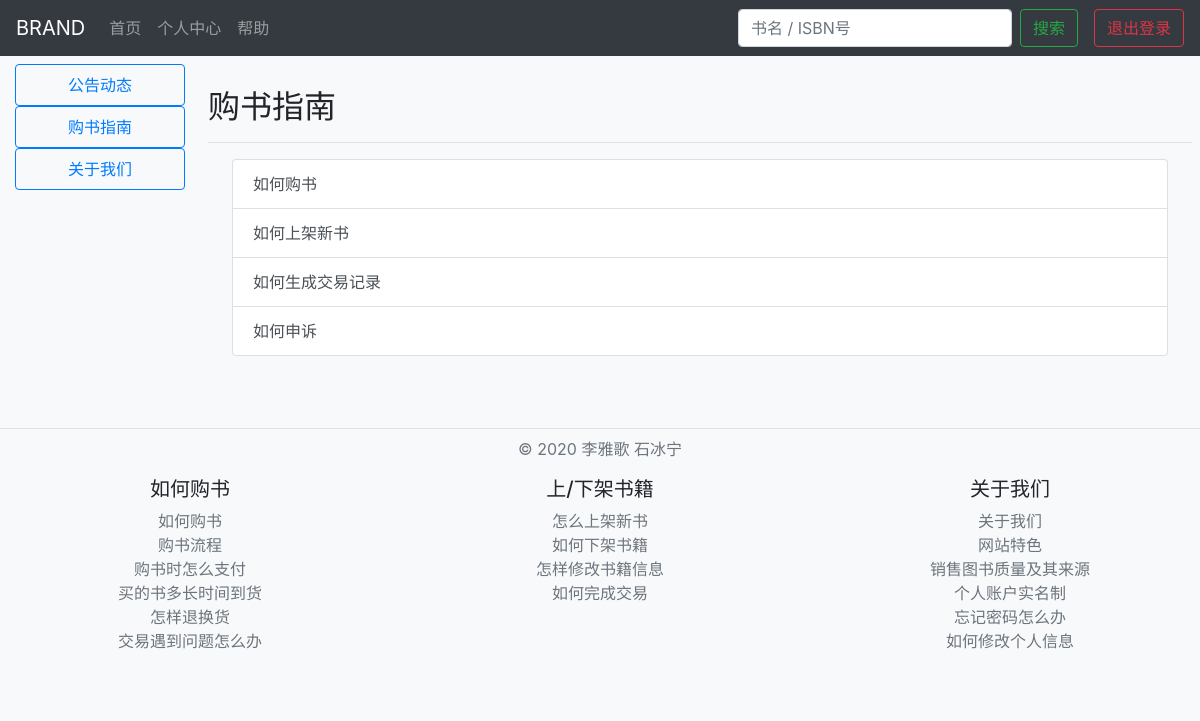
The page /help/guide/ (signed in) on the database as committed earlier.
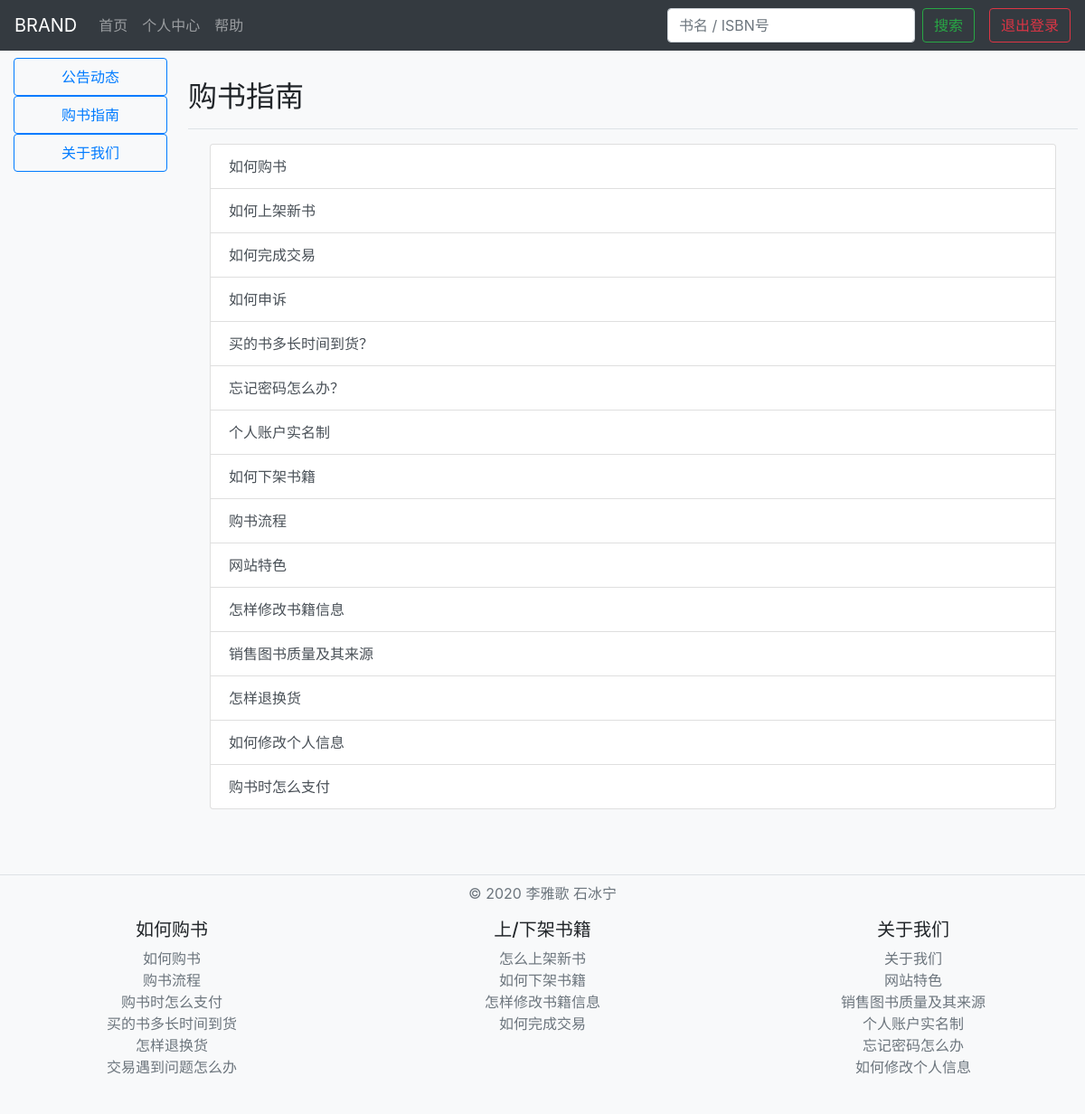
The same page on the database as committed later.
### help/models.py (models this page shows)
class Article(models.Model):
    title = models.CharField(max_length=255)
    content = models.TextField()

### help/views.py (the view)
# urls.py: path('guide/', GuideView.as_view(), name='guide'),
class GuideView(TemplateView):
    template_name = "help_guide.html"
    def get_context_data(self, **kwargs):
        context = super().get_context_data(**kwargs)
        context["articles"] = Article.objects.filter(pk__gt=1)
        return context

### help/templates/help_guide.html (shortened to what this page needs)
{% extends 'help_notice.html' %}
{% block mainbody %}
<main role="main" class="col-md-10 ml-sm-auto px-2">
  <h2 class="border-bottom mt-4 pb-3">购书指南</h2>
  <div class="list-group mx-4 mt-3 mb-5">
    {% for article in articles %}
    <a class="text-word-wrap list-group-item list-group-item-action" href="{% url 'article' article.pk %}">{{ article.title }}</a>
    {% empty %}
    <p class="alert alert-warning text-center my-3">暂无文章</p>
    {% endfor %}
  </div>
</main>
{% endblock %}

### help/templates/help_notice.html (shortened to what this page needs)
{% extends 'homepage.html' %}
{% block sidebar %}
<nav class="col-md-2 d-none d-md-block bg-light sidebar">
  <div class="sidebar-sticky">
    <ul class="nav flex-column">
      <li class="nav-item">
        <a class="nav-link btn btn-outline-primary" role="button" href="{% url 'site_help' %}">
          公告动态
        </a>
      </li>
      <li class="nav-item">
        <a class="nav-link btn btn-outline-primary" role="button" href="{% url 'guide' %}">
          购书指南
        </a>
      </li>
      <li class="nav-item">
        <a class="nav-link btn btn-outline-primary" role="button" href="{% url 'article' 1 %}">
          关于我们
        </a>
      </li>
    </ul>
  </div>
</nav>
{% endblock %}

### homepage/templates/homepage.html (shortened to what this page needs)
<!doctype html>
<html lang="zh-cn">
  <head>
    <link rel="stylesheet" href="{% static 'css/bootstrap-4.4.1.min.css' %}">
  </head>
<body class="bg-light">
{% if user.is_authenticated %}
{% block topbar %}
<nav class="navbar navbar-expand-lg navbar-dark bg-dark pb-2 mb-2">
  <a class="navbar-brand" href="{% url 'home' %}">BRAND</a>
  <div class="collapse navbar-collapse" id="navbarContents">
    <ul class="navbar-nav mr-auto">
      <li class="nav-item">
        <a class="nav-link" href="{% url 'home' %}">首页</a>
      </li>
      <li class="nav-item">
        <a class="nav-link" href="{% url 'personal_center' user.pk %}">个人中心</a>
      </li>
      <li class="nav-item">
        <a class="nav-link" href="{% url 'site_help' %}">帮助</a>
      </li>
    </ul>
    <form action="/search/" method="POST" enctype="multipart/form-data" class="form-inline mx-0 mx-md-3 my-2 my-md-0">
      <input class="form-control mr-sm-2" name="book_index" type="text" placeholder="书名 / ISBN号" aria-label="Search">
      <button class="btn btn-outline-success my-2 my-md-0" type="submit" value="submit_search_query">搜索</button>
    </form>
    <button class="btn btn-outline-danger my-2 my-md-0" type="button" data-toggle="modal" data-target="#confirmLogout">
      退出登录
    </button>
  </div>
</nav>
{% endblock %}
<div class="container-fluid">
  <div class="row">
    {% block sidebar %}{% endblock %}
    {% block mainbody %}{% endblock %}
  </div>
</div>
{% block footer %}
<footer class="border-top mt-4 pt-2 pb-4">
  <p class="d-block text-muted text-center">&copy; 2020 李雅歌 石冰宁</p>
  <div class="row">
    <div class="col-6 col-md-4">
      <h5 class="text-center">如何购书</h5>
      <ul class="list-unstyled text-small text-center">
        <li><a class="text-muted" href="{% url 'article' 2 %}">如何购书</a></li>
        <li><a class="text-muted" href="{% url 'article' 10 %}">购书流程</a></li>
        <li><a class="text-muted" href="{% url 'article' 16 %}">购书时怎么支付</a></li>
        <li><a class="text-muted" href="{% url 'article' 6 %}">买的书多长时间到货</a></li>
        <li><a class="text-muted" href="{% url 'article' 14 %}">怎样退换货</a></li>
        <li><a class="text-muted" href="{% url 'article' 5 %}">交易遇到问题怎么办</a></li>
      </ul>
  </div>
  <div class="col-6 col-md-4">
    <h5 class="text-center">上/下架书籍</h5>
    <ul class="list-unstyled text-small text-center">
      <li><a class="text-muted" href="{% url 'article' 3 %}">怎么上架新书</a></li>
      <li><a class="text-muted" href="{% url 'article' 9 %}">如何下架书籍</a></li>
      <li><a class="text-muted" href="{% url 'article' 12 %}">怎样修改书籍信息</a></li>
      <li><a class="text-muted" href="{% url 'article' 4 %}">如何完成交易</a></li>
    </ul>
  </div>
  <div class="col-6 col-md-4">
    <h5 class="text-center">关于我们</h5>
    <ul class="list-unstyled text-small text-center">
      <li><a class="text-muted" href="{% url 'article' 1 %}">关于我们</a></li>
      <li><a class="text-muted" href="{% url 'article' 11 %}">网站特色</a></li>
      <li><a class="text-muted" href="{% url 'article' 13 %}">销售图书质量及其来源</a></li>
      <li><a class="text-muted" href="{% url 'article' 8 %}">个人账户实名制</a></li>
      <li><a class="text-muted" href="{% url 'article' 7 %}">忘记密码怎么办</a></li>
      <li><a class="text-muted" href="{% url 'article' 15 %}">如何修改个人信息</a></li>
    </ul>
  </div>
</footer>
{% endblock %}
{% endif %}
</body>
</html>

### homepage/templates/homepage.html (style rules this page uses)
.text-word-wrap { word-wrap: break-word; word-break: break-all; overflow: hidden; }

Rows that differ between the two databases and show on the page:
changed Article: title "如何生成交易记录" → "如何完成交易"
added Article: title "买的书多长时间到货？"
added Article: title "忘记密码怎么办？"
added Article: title "个人账户实名制"
added Article: title "如何下架书籍"
added Article: title "购书流程"
added Article: title "网站特色"
added Article: title "怎样修改书籍信息"
added Article: title "销售图书质量及其来源"
added Article: title "怎样退换货"
added Article: title "如何修改个人信息"
added Article: title "购书时怎么支付"
